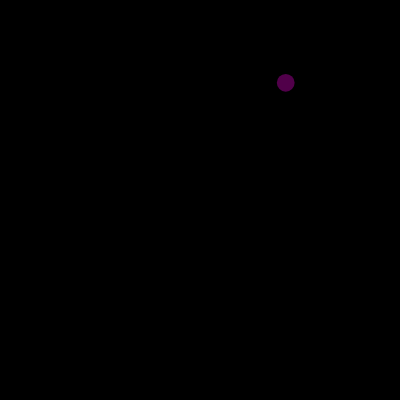
Frame 1 (no input)
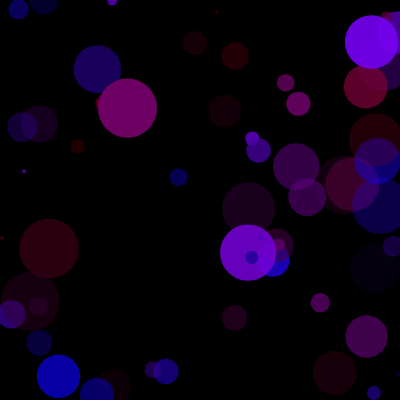
Frame 60 (no input)
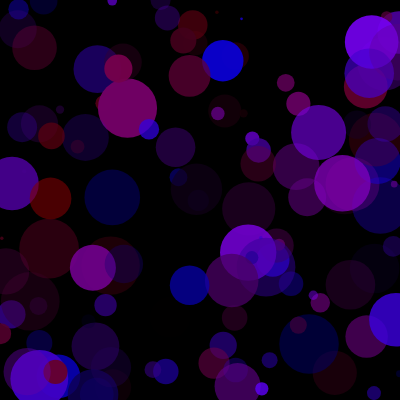
Frame 120 (the mouse pressed at the canvas centre since frame 60)

The p5.js sketch that drew these frames (run headless with seeded random() and noise() and a simulated clock; from frame 60 on, the mouse is pressed at the canvas centre):

// p5.js sketch
// ── sketch.js
let x, y, r, g, b, a;
let growth;
// xy center of circle
// rgb and alpha

function setup() {
  createCanvas(400, 400);
  background(0);
}

function draw() {
  x = random(0, 400);
  y = random(0, 400);
  r = random(0, 128);
  g = 0;
  b = random(0, 255);
  a = random(50, 255); // alpha is 0-255
  growth=random(0,2)
  
  noStroke(); //no outline
  //stroke(1)
  fill(r, g, b, a); //put color before circle
  circle(x, y, 30*growth);
  console.log("growth = " + growth + " alpha=" + a);
}
